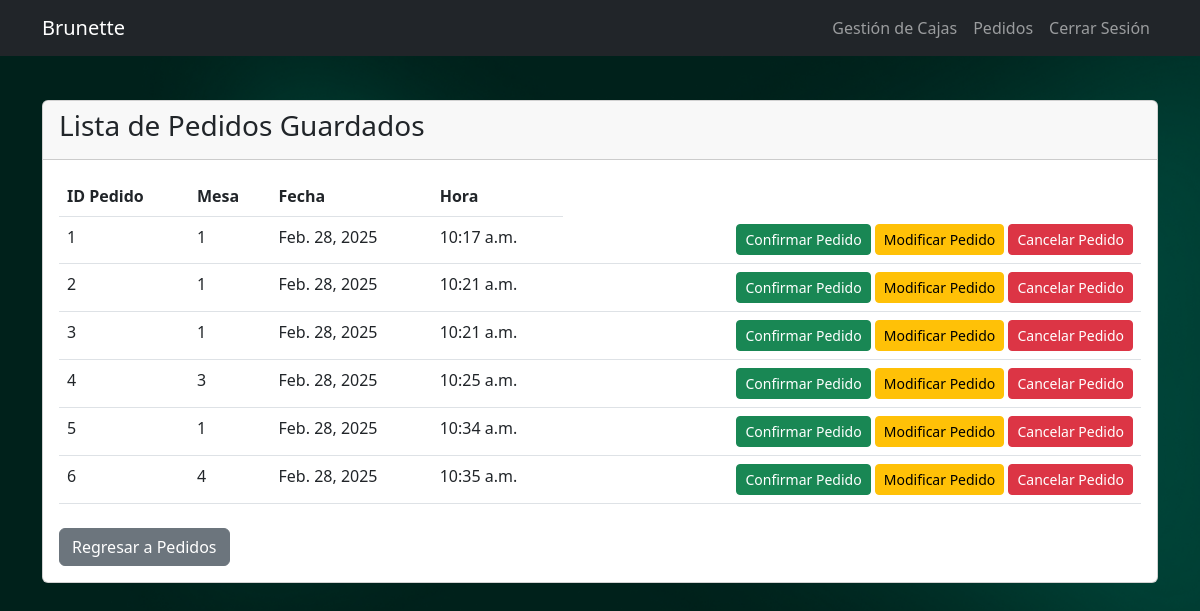
The app's page /Pedidos/guardados/, older data.
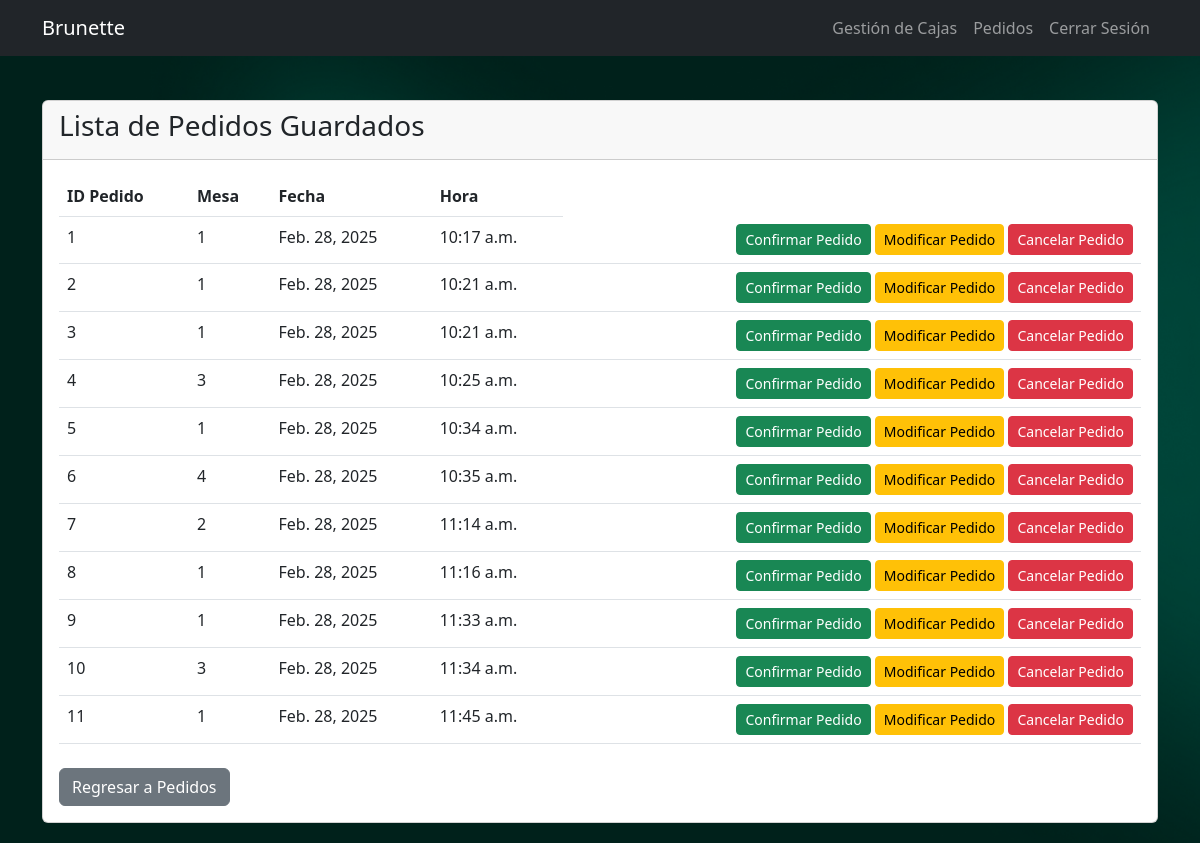
The same page, newer data.
### Pedidos/models.py (models this page shows)
class Pedidos(models.Model):
    id_pedido = models.AutoField(primary_key=True)
    id_mesa = models.ForeignKey(Mesas, models.DO_NOTHING, db_column='id_mesa')
    id_caja = models.ForeignKey(Caja, models.DO_NOTHING, db_column='id_caja',null=True)
    id_venta = models.ForeignKey(Ventas, models.DO_NOTHING, db_column='id_venta',null=True)
    id_empl = models.ForeignKey(Empleados, models.DO_NOTHING, db_column='id_empl',null=True)
    generado_ped = models.IntegerField(null=True)
    fecha_gen_ped = models.DateField(null=True)
    hora_gen_ped = models.TimeField(null=True)
    proceso_ped = models.IntegerField()
    fecha_pro_ped = models.DateField(blank=True, null=True)
    hora_pro_ped = models.TimeField(blank=True, null=True)
    listo_ped = models.IntegerField()
    fecha_lis_ped = models.DateField(blank=True, null=True)
    hora_lis_ped = models.TimeField(blank=True, null=True)
    entregado_ped = models.IntegerField()
    fecha_ent_ped = models.DateField(blank=True, null=True)
    hora_ent_ped = models.TimeField(blank=True, null=True)
    pagado_ped = models.IntegerField()
    fecha_pago_ped = models.TimeField(blank=True, null=True)
    tipo_pago_ped = models.CharField(max_length=50, blank=True, null=True)

### Mesas/models.py (models this page shows)
class Mesas(models.Model):
    id_mesa = models.IntegerField(primary_key=True)
    num_mesa = models.IntegerField()
    disponible_mesa = models.BooleanField(default=True)

### Pedidos/views.py (the view)
# urls.py: path('guardados/', views.pedidos_guardados, name='pedidos_guardados'),
def pedidos_guardados(request):
    pedidos = Pedidos.objects.all().order_by('-fecha_gen_ped')
    return render(request, "pedidos/pedidos_guardados.html", {"pedidos": pedidos})

### Pedidos/templates/Pedidos/pedidos_guardados.html
{% extends 'base.html' %}
{% block content %}
<div class="card">
    <div class="card-header">
        <h3>Lista de Pedidos Guardados</h3>
    </div>
    <div class="card-body">
        <table class="table">
            <thead>
                <tr>
                    <th>ID Pedido</th>
                    <th>Mesa</th>
                    <th>Fecha</th>
                    <th>Hora</th>
                </tr>
            </thead>
            <tbody>
                {% for pedido in pedidos %}
                <tr>
                    <td>{{ pedido.id_pedido }}</td>
                    <td>{{ pedido.id_mesa.num_mesa }}</td>
                    <td>{{ pedido.fecha_gen_ped }}</td>
                    <td>{{ pedido.hora_gen_ped }}</td>
                    <td class="text-end">
                        <a href="#" class="btn btn-success btn-sm">Confirmar Pedido</a>
                        <a href="#" class="btn btn-warning btn-sm">Modificar Pedido</a>
                        <a href="#" class="btn btn-danger btn-sm">Cancelar Pedido</a>
                    </td>
                </tr>
                {% empty %}
                <tr>
                    <td colspan="6">No hay pedidos guardados</td>
                </tr>
                {% endfor %}
            </tbody>
        </table>
        <div class="mt-4">
            <a href="{% url 'lista_pedidos' %}" class="btn btn-secondary">Regresar a Pedidos</a>
        </div>
    </div>
</div>
{% endblock %}

### Home/templates/base.html (shortened to what this page needs)
<!DOCTYPE html>
<html lang="es">
<head>
    <link href="https://cdn.jsdelivr.net/npm/bootstrap@5.3.0/dist/css/bootstrap.min.css" rel="stylesheet">
    {% load static %}
</head>
<body>
    <nav class="navbar navbar-expand-lg navbar-dark bg-dark fixed-top">
        <div class="container">
            <a class="navbar-brand" href="{% url 'Pag-Principal' %}">Brunette</a>
            <div class="collapse navbar-collapse" id="mainNav">
                <ul class="navbar-nav ms-auto">
                    <li class="nav-item">
                        <a class="nav-link" href="{% url 'menu_caja' %}">Gestión de Cajas</a>
                    </li>
                    <li class="nav-item">
                        <a class="nav-link" href="{% url 'lista_pedidos' %}">Pedidos</a>
                    </li>
                    <li class="nav-item">
                        <form method="post" action="{% url 'logout' %}">
                            <button type="submit" class="btn btn-link nav-link">Cerrar Sesión</button>
                        </form>
                    </li>
                </ul>
            </div>
        </div>
    </nav>
    <main class="content-wrapper">
        <div class="container">
            {% block content %}{% endblock %}
        </div>
    </main>
</body>
</html>

Row changes from the older to the newer data that the page shows:
added Pedidos: id_pedido "7", id_mesa.num_mesa "2", fecha_gen_ped "Feb. 28, 2025", hora_gen_ped "11:14 a.m."
added Pedidos: id_pedido "8", id_mesa.num_mesa "1", fecha_gen_ped "Feb. 28, 2025", hora_gen_ped "11:16 a.m."
added Pedidos: id_pedido "9", id_mesa.num_mesa "1", fecha_gen_ped "Feb. 28, 2025", hora_gen_ped "11:33 a.m."
added Pedidos: id_pedido "10", id_mesa.num_mesa "3", fecha_gen_ped "Feb. 28, 2025", hora_gen_ped "11:34 a.m."
added Pedidos: id_pedido "11", id_mesa.num_mesa "1", fecha_gen_ped "Feb. 28, 2025", hora_gen_ped "11:45 a.m."
